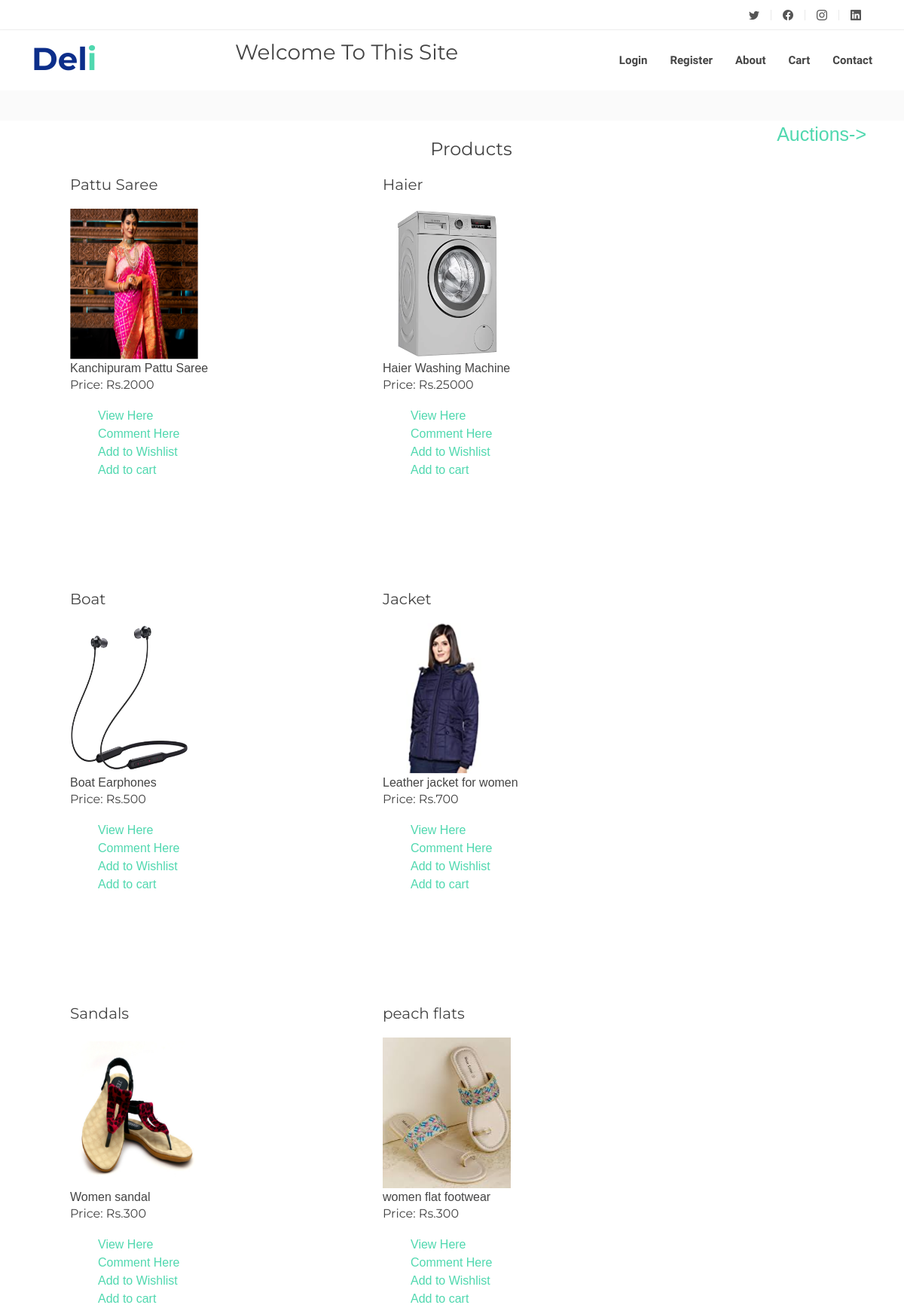
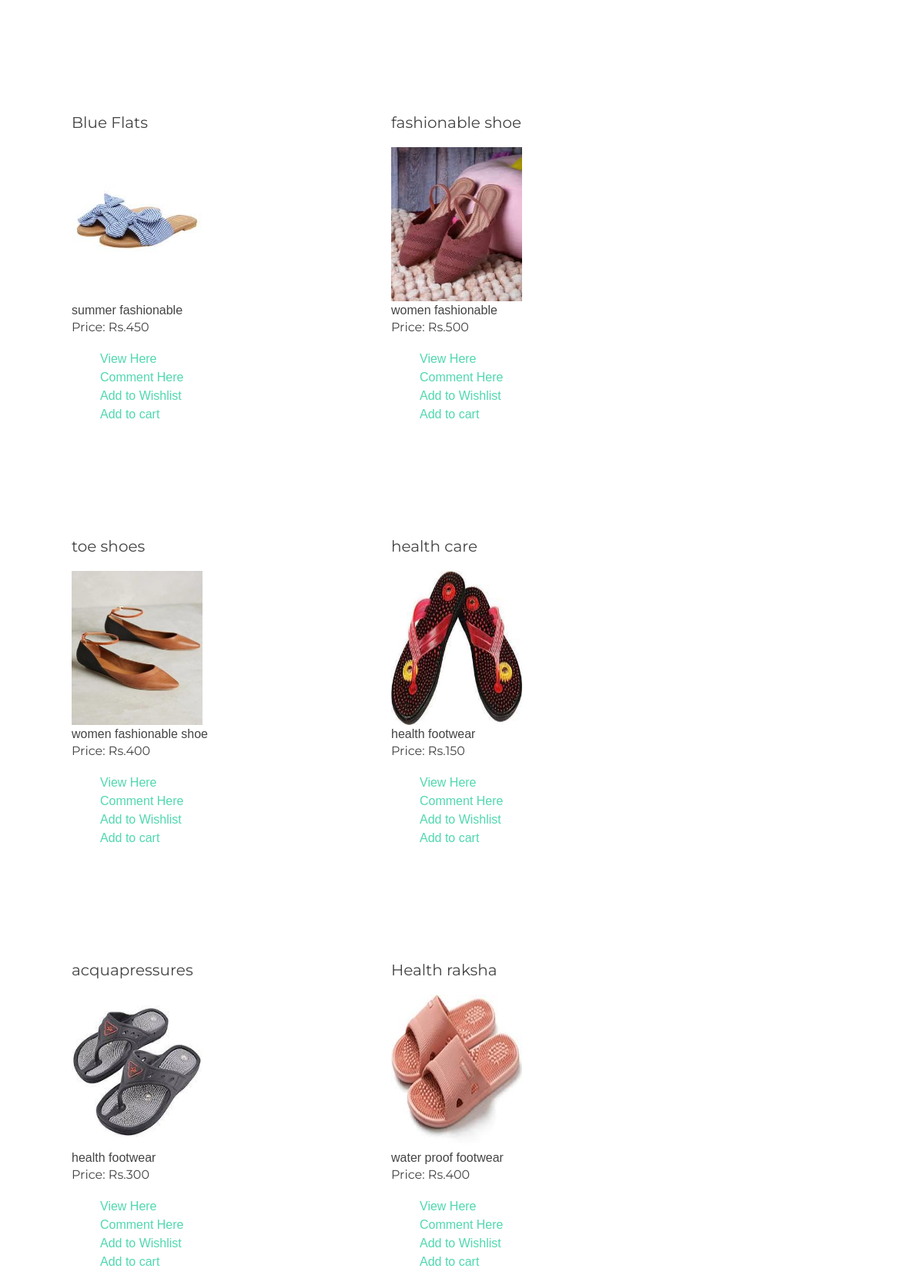
The page / (upper part) on the database its author committed (2 pictures, top to bottom).
### first/models.py (models this page shows, shortened)
class Products(models.Model):
    Image=models.ImageField(null=True,blank =True)
    Title=models.CharField(max_length=64)
    Description=models.CharField(max_length=50)
    price=models.IntegerField(default=None)
    category=models.ForeignKey(Categories,on_delete=models.CASCADE,related_name="categories",null=True)

### first/views.py (the view)
# urls.py: path("", views.active, name="index"),
def index(request):
    product =Products.objects.all()
    return render(request,"first/index.html",{
        "p":product,
    })

### first/templates/first/index.html (shortened to what this page needs)
{% extends "first/layout.html" %}
{% load static %}
{% block header %}
    <h3>Welcome To This Site</h3>
{% endblock %}
{% block body %}
    <div style="margin-left:51px;font-family:sans-serif">
        <h4 style="text-align:center;">Products</h4>
        <a style="position:absolute; font-size:25px;TOP:160px; RIGHT:50px;" href="auction">Auctions-></a>
        {% for product in p %}
        <div style= "height:550px; width: 415px ;border:20px 20px 20px 0px solid #dcdcdc ; outline:none; float:left" >
            <h5>{{product.Title}}</h5>
             {% if product.Image %}
             <img src="{{ product.Image.url }}" alt="{{product.Title}}" width="170px" height="200px"><br/>
             {% endif %}
             {{product.Description}}
             <h6>Price: Rs.{{product.price}}</h6>
            <div>
             <ul style="list-style-type:none;">
                <li> <a href= "fshow/{{product.id}}" style = "margin-left:5px; margin-right:5px"> View Here</a>
                <li> <a href= "/comment/{{product.id}}" style = "margin-left:5px; margin-right:5px">Comment Here</a>
                {% if wishlist %}
                    <li> <a href= "{% url 'removewish' product.id %}" style = "margin-left:5px; margin-right:5px"> Remove from wishlist </a>
                 {% else %}
                    <li> <a href= "{% url 'addwish' product.id %}" style = "margin-left:5px; margin-right:5px"> Add to Wishlist </a>
                {% endif%}
                {% if cart %}
                    <li> <a href= "{% url 'removecart' product.id %}" style = "margin-left:5px; margin-right:5px"> Remove from cart</a>
                 {% else %}
                    <li> <a href= "{% url 'addcart' product.id %}" style = "margin-left:5px; margin-right:5px"> Add to cart</a>
                {% endif %}
             </ul>
            </div>
        </div>
        {% endfor %} <br/>
    </div> <br/>
{% endblock %}

### first/static/first/assets/css/style.css (style rules this page uses)
body { background: #fff; color: #444; font-family: "Open Sans", sans-serif; }
a { color: #50d8af; text-decoration: none; transition: 0.5s; }
h1, h2, h3, h4, h5, h6 { font-family: "Montserrat", sans-serif; font-weight: 400; margin: 0 0 20px 0; padding: 0; }

### rows shown on the page
Products: Title "Pattu Saree", Image (picture), Description "Kanchipuram Pattu Saree", price "2000"
Products: Title "Haier", Image (picture), Description "Haier Washing Machine", price "25000"
Products: Title "Boat", Image (picture), Description "Boat Earphones", price "500"
Products: Title "Jacket", Image (picture), Description "Leather jacket for women", price "700"
Products: Title "Sandals", Image (picture), Description "Women sandal", price "300"
Products: Title "peach flats", Image (picture), Description "women flat footwear", price "300"
Products: Title "Blue Flats", Image (picture), Description "summer fashionable", price "450"
Products: Title "fashionable shoe", Image (picture), Description "women fashionable", price "500"
Products: Title "toe shoes", Image (picture), Description "women fashionable shoe", price "400"
Products: Title "health care", Image (picture), Description "health footwear", price "150"
Products: Title "acquapressures", Image (picture), Description "health footwear", price "300"
Products: Title "Health raksha", Image (picture), Description "water proof footwear", price "400"
